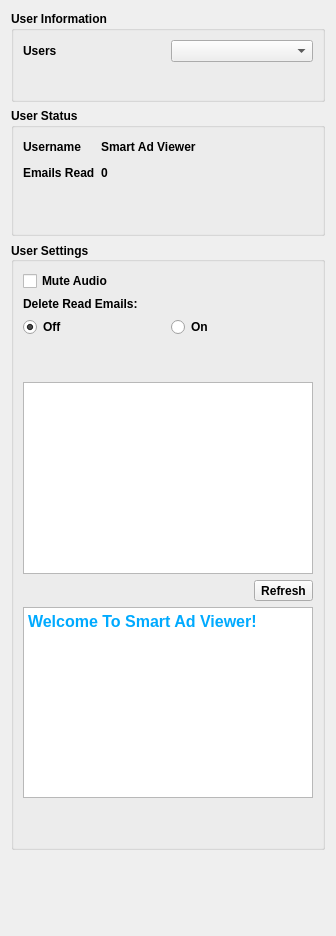
<?xml version="1.0" encoding="UTF-8"?>
<ui version="4.0">
 <class>Dialog</class>
 <widget class="QDialog" name="Dialog">
  <property name="geometry">
   <rect>
    <x>0</x>
    <y>0</y>
    <width>336</width>
    <height>936</height>
   </rect>
  </property>
  <property name="sizePolicy">
   <sizepolicy hsizetype="Preferred" vsizetype="Minimum">
    <horstretch>0</horstretch>
    <verstretch>0</verstretch>
   </sizepolicy>
  </property>
  <property name="font">
   <font>
    <weight>75</weight>
    <bold>true</bold>
   </font>
  </property>
  <property name="windowTitle">
   <string>Dialog</string>
  </property>
  <property name="windowIcon">
   <iconset resource="all_resources.qrc">
    <normaloff>:/resources/Icon.png</normaloff>:/resources/Icon.png</iconset>
  </property>
  <layout class="QVBoxLayout" name="verticalLayout">
   <item>
    <widget class="QSplitter" name="splitter_2">
     <property name="enabled">
      <bool>true</bool>
     </property>
     <property name="sizePolicy">
      <sizepolicy hsizetype="Preferred" vsizetype="Minimum">
       <horstretch>0</horstretch>
       <verstretch>0</verstretch>
      </sizepolicy>
     </property>
     <property name="minimumSize">
      <size>
       <width>0</width>
       <height>300</height>
      </size>
     </property>
     <property name="frameShape">
      <enum>QFrame::NoFrame</enum>
     </property>
     <property name="lineWidth">
      <number>1</number>
     </property>
     <property name="midLineWidth">
      <number>0</number>
     </property>
     <property name="orientation">
      <enum>Qt::Vertical</enum>
     </property>
     <widget class="QWidget" name="verticalLayoutWidget">
      <layout class="QVBoxLayout" name="verticalLayout_5">
       <property name="sizeConstraint">
        <enum>QLayout::SetNoConstraint</enum>
       </property>
       <item>
        <widget class="QGroupBox" name="userInfo">
         <property name="sizePolicy">
          <sizepolicy hsizetype="Preferred" vsizetype="Fixed">
           <horstretch>0</horstretch>
           <verstretch>0</verstretch>
          </sizepolicy>
         </property>
         <property name="font">
          <font>
           <weight>75</weight>
           <bold>true</bold>
          </font>
         </property>
         <property name="title">
          <string>User Information</string>
         </property>
         <layout class="QGridLayout" name="gridLayout">
          <item row="0" column="1">
           <widget class="QComboBox" name="usersCombo">
            <property name="toolTip">
             <string>Added Users</string>
            </property>
           </widget>
          </item>
          <item row="2" column="1">
           <widget class="QPushButton" name="connectButton">
            <property name="toolTip">
             <string>Connect To Server</string>
            </property>
            <property name="text">
             <string/>
            </property>
            <property name="flat">
             <bool>true</bool>
            </property>
           </widget>
          </item>
          <item row="0" column="0">
           <widget class="QLabel" name="labelUsers">
            <property name="text">
             <string>Users</string>
            </property>
           </widget>
          </item>
         </layout>
        </widget>
       </item>
       <item>
        <widget class="QGroupBox" name="userStatus">
         <property name="sizePolicy">
          <sizepolicy hsizetype="Preferred" vsizetype="Fixed">
           <horstretch>0</horstretch>
           <verstretch>0</verstretch>
          </sizepolicy>
         </property>
         <property name="minimumSize">
          <size>
           <width>0</width>
           <height>0</height>
          </size>
         </property>
         <property name="font">
          <font>
           <weight>75</weight>
           <bold>true</bold>
          </font>
         </property>
         <property name="title">
          <string>User Status</string>
         </property>
         <layout class="QGridLayout" name="gridLayout_2">
          <item row="1" column="0">
           <widget class="QLabel" name="emailsLabel">
            <property name="minimumSize">
             <size>
              <width>0</width>
              <height>20</height>
             </size>
            </property>
            <property name="maximumSize">
             <size>
              <width>16777215</width>
              <height>20</height>
             </size>
            </property>
            <property name="font">
             <font>
              <weight>75</weight>
              <bold>true</bold>
             </font>
            </property>
            <property name="text">
             <string>Emails Read</string>
            </property>
           </widget>
          </item>
          <item row="4" column="1">
           <widget class="QPushButton" name="stopScanButton">
            <property name="minimumSize">
             <size>
              <width>0</width>
              <height>35</height>
             </size>
            </property>
            <property name="maximumSize">
             <size>
              <width>145</width>
              <height>22</height>
             </size>
            </property>
            <property name="toolTip">
             <string>Click Here To Stop Scan</string>
            </property>
            <property name="text">
             <string/>
            </property>
            <property name="icon">
             <iconset resource="all_resources.qrc">
              <normaloff>:/resources/Sq.-Pause-n-Switch.png</normaloff>:/resources/Sq.-Pause-n-Switch.png</iconset>
            </property>
            <property name="iconSize">
             <size>
              <width>160</width>
              <height>60</height>
             </size>
            </property>
            <property name="flat">
             <bool>true</bool>
            </property>
           </widget>
          </item>
          <item row="0" column="0">
           <widget class="QLabel" name="userLabel">
            <property name="minimumSize">
             <size>
              <width>0</width>
              <height>20</height>
             </size>
            </property>
            <property name="maximumSize">
             <size>
              <width>16777215</width>
              <height>20</height>
             </size>
            </property>
            <property name="font">
             <font>
              <weight>75</weight>
              <bold>true</bold>
             </font>
            </property>
            <property name="text">
             <string>Username</string>
            </property>
           </widget>
          </item>
          <item row="4" column="2">
           <spacer name="horizontalSpacer_2">
            <property name="orientation">
             <enum>Qt::Horizontal</enum>
            </property>
            <property name="sizeHint" stdset="0">
             <size>
              <width>40</width>
              <height>20</height>
             </size>
            </property>
           </spacer>
          </item>
          <item row="4" column="0">
           <widget class="QPushButton" name="scanButton">
            <property name="sizePolicy">
             <sizepolicy hsizetype="Minimum" vsizetype="Fixed">
              <horstretch>0</horstretch>
              <verstretch>0</verstretch>
             </sizepolicy>
            </property>
            <property name="minimumSize">
             <size>
              <width>0</width>
              <height>35</height>
             </size>
            </property>
            <property name="maximumSize">
             <size>
              <width>133</width>
              <height>22</height>
             </size>
            </property>
            <property name="font">
             <font>
              <weight>75</weight>
              <bold>true</bold>
             </font>
            </property>
            <property name="toolTip">
             <string>Start Scan</string>
            </property>
            <property name="text">
             <string/>
            </property>
            <property name="icon">
             <iconset resource="all_resources.qrc">
              <normaloff>:/resources/Sq.Start.png</normaloff>:/resources/Sq.Start.png</iconset>
            </property>
            <property name="iconSize">
             <size>
              <width>450</width>
              <height>33</height>
             </size>
            </property>
            <property name="default">
             <bool>false</bool>
            </property>
            <property name="flat">
             <bool>true</bool>
            </property>
           </widget>
          </item>
          <item row="0" column="1" colspan="2">
           <widget class="QLabel" name="userValue">
            <property name="minimumSize">
             <size>
              <width>0</width>
              <height>20</height>
             </size>
            </property>
            <property name="font">
             <font>
              <weight>75</weight>
              <bold>true</bold>
             </font>
            </property>
            <property name="toolTip">
             <string>Username</string>
            </property>
            <property name="text">
             <string>Smart Ad Viewer</string>
            </property>
           </widget>
          </item>
          <item row="1" column="1" colspan="2">
           <widget class="QLabel" name="emailsValue">
            <property name="minimumSize">
             <size>
              <width>0</width>
              <height>20</height>
             </size>
            </property>
            <property name="font">
             <font>
              <weight>75</weight>
              <bold>true</bold>
             </font>
            </property>
            <property name="toolTip">
             <string>Total Read Emails</string>
            </property>
            <property name="text">
             <string>0</string>
            </property>
           </widget>
          </item>
         </layout>
        </widget>
       </item>
       <item>
        <widget class="QGroupBox" name="groupBox">
         <property name="sizePolicy">
          <sizepolicy hsizetype="Preferred" vsizetype="Fixed">
           <horstretch>0</horstretch>
           <verstretch>0</verstretch>
          </sizepolicy>
         </property>
         <property name="title">
          <string>User Settings</string>
         </property>
         <property name="alignment">
          <set>Qt::AlignLeading|Qt::AlignLeft|Qt::AlignVCenter</set>
         </property>
         <layout class="QVBoxLayout" name="verticalLayout_2">
          <item>
           <widget class="QCheckBox" name="checkBoxEnableSound">
            <property name="text">
             <string>Mute Audio</string>
            </property>
           </widget>
          </item>
          <item>
           <widget class="QLabel" name="label">
            <property name="text">
             <string>Delete Read Emails:</string>
            </property>
           </widget>
          </item>
          <item>
           <layout class="QHBoxLayout" name="horizontalLayout_3">
            <item>
             <widget class="QRadioButton" name="deleteMailOff">
              <property name="text">
               <string>Off</string>
              </property>
              <property name="checked">
               <bool>true</bool>
              </property>
             </widget>
            </item>
            <item>
             <widget class="QRadioButton" name="deleteMailOn">
              <property name="text">
               <string>On</string>
              </property>
             </widget>
            </item>
           </layout>
          </item>
          <item>
           <spacer name="verticalSpacer_3">
            <property name="orientation">
             <enum>Qt::Vertical</enum>
            </property>
            <property name="sizeHint" stdset="0">
             <size>
              <width>20</width>
              <height>40</height>
             </size>
            </property>
           </spacer>
          </item>
          <item>
           <widget class="QTableView" name="userInfoTableView">
            <property name="toolTip">
             <string>Inbox Stats</string>
            </property>
           </widget>
          </item>
          <item>
           <layout class="QHBoxLayout" name="horizontalLayout">
            <item>
             <spacer name="horizontalSpacer">
              <property name="orientation">
               <enum>Qt::Horizontal</enum>
              </property>
              <property name="sizeHint" stdset="0">
               <size>
                <width>40</width>
                <height>20</height>
               </size>
              </property>
             </spacer>
            </item>
            <item>
             <widget class="QToolButton" name="refreshBtn">
              <property name="layoutDirection">
               <enum>Qt::LeftToRight</enum>
              </property>
              <property name="text">
               <string>Refresh</string>
              </property>
             </widget>
            </item>
           </layout>
          </item>
          <item>
           <widget class="QTextEdit" name="loggerTextArea">
            <property name="toolTip">
             <string>Logger</string>
            </property>
            <property name="html">
             <string>&lt;!DOCTYPE HTML PUBLIC &quot;-//W3C//DTD HTML 4.0//EN&quot; &quot;http://www.w3.org/TR/REC-html40/strict.dtd&quot;&gt;
&lt;html&gt;&lt;head&gt;&lt;meta name=&quot;qrichtext&quot; content=&quot;1&quot; /&gt;&lt;style type=&quot;text/css&quot;&gt;
p, li { white-space: pre-wrap; }
&lt;/style&gt;&lt;/head&gt;&lt;body style=&quot; font-family:'MS Shell Dlg 2'; font-size:8.25pt; font-weight:600; font-style:normal;&quot;&gt;
&lt;p style=&quot; margin-top:0px; margin-bottom:0px; margin-left:0px; margin-right:0px; -qt-block-indent:0; text-indent:0px;&quot;&gt;&lt;span style=&quot; font-size:12pt; color:#00aaff;&quot;&gt;Welcome To Smart Ad Viewer!&lt;/span&gt;&lt;/p&gt;&lt;/body&gt;&lt;/html&gt;</string>
            </property>
           </widget>
          </item>
          <item>
           <spacer name="verticalSpacer_2">
            <property name="orientation">
             <enum>Qt::Vertical</enum>
            </property>
            <property name="sizeHint" stdset="0">
             <size>
              <width>20</width>
              <height>40</height>
             </size>
            </property>
           </spacer>
          </item>
         </layout>
        </widget>
       </item>
      </layout>
     </widget>
    </widget>
   </item>
   <item>
    <spacer name="verticalSpacer_4">
     <property name="orientation">
      <enum>Qt::Vertical</enum>
     </property>
     <property name="sizeHint" stdset="0">
      <size>
       <width>20</width>
       <height>40</height>
      </size>
     </property>
    </spacer>
   </item>
   <item>
    <spacer name="verticalSpacer">
     <property name="orientation">
      <enum>Qt::Vertical</enum>
     </property>
     <property name="sizeHint" stdset="0">
      <size>
       <width>20</width>
       <height>40</height>
      </size>
     </property>
    </spacer>
   </item>
  </layout>
 </widget>
 <resources>
  <include location="all_resources.qrc"/>
 </resources>
 <connections/>
</ui>
